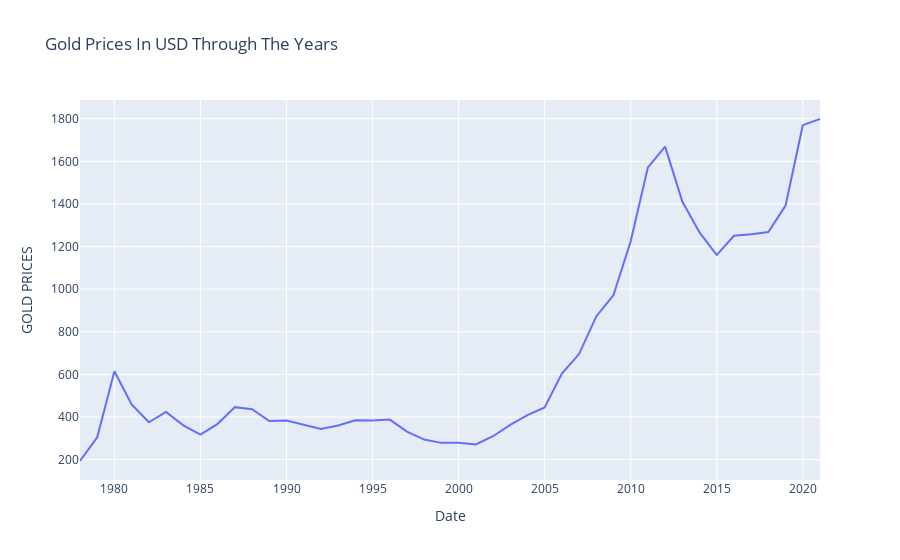
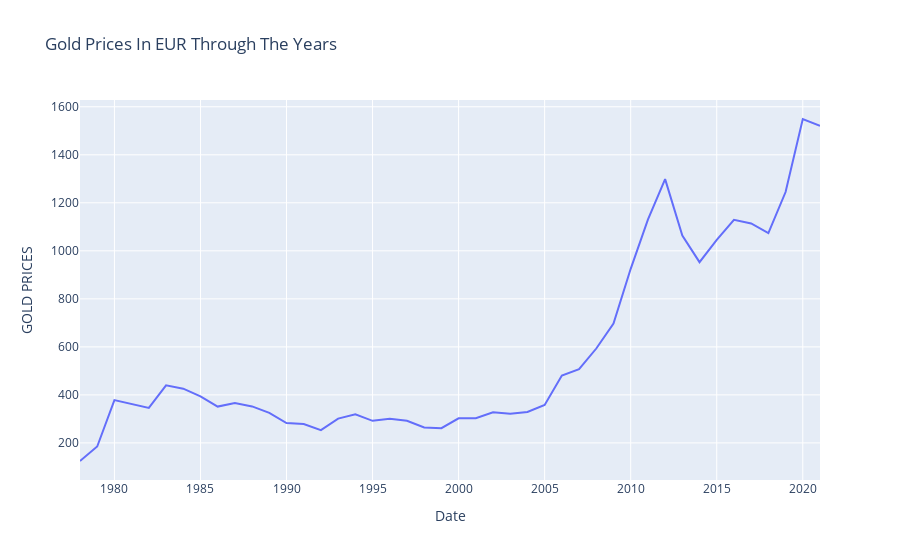
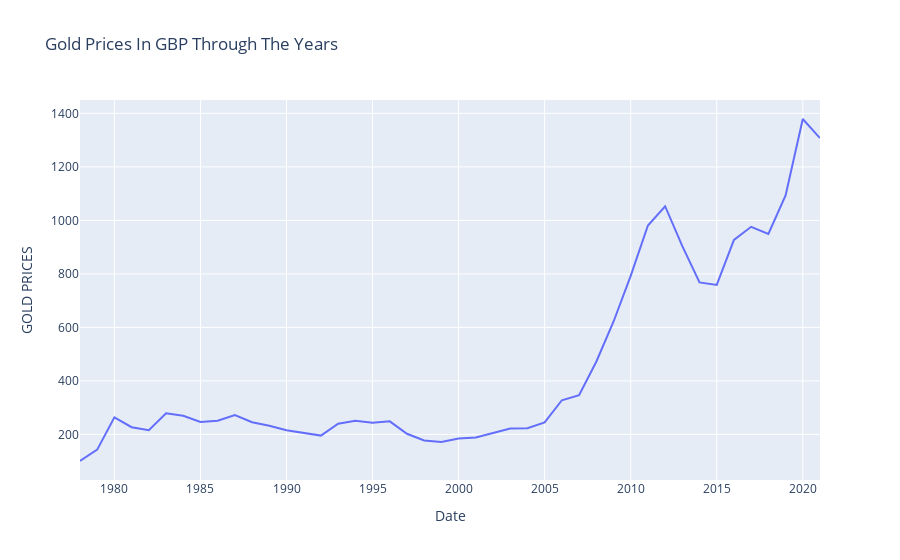
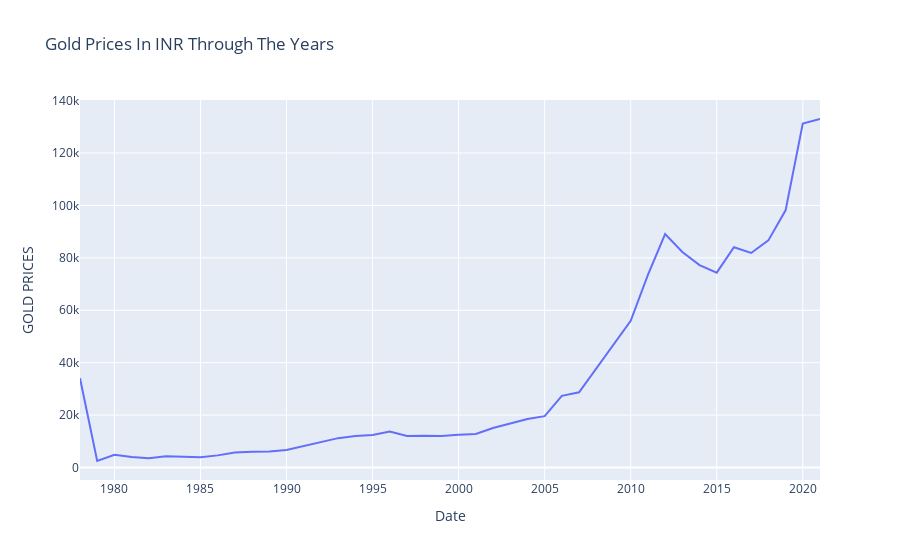

The notebook cell saved with these charts, in order:
### Markdown cell above
1.PLOT A GRAPH VISUALIZING THE GOLD PRICE IN DIFFERENT CURRENCIES

### Code cell
currencies = ['USD','EUR','GBP','INR','CNY','AED']
for i in currencies:
    fig = px.line(annual_gold, x = 'Date', y = i, labels={i:'GOLD PRICES'}, title=f'Gold Prices In {i} Through The Years' )
    fig.show()

### Figure 1 — Plotly figure (JSON) as saved in the notebook; plotly's stock layout.template omitted (floating-point values rounded to 4 significant figures)
{"data": [{"hovertemplate": "Date=%{x}<br>GOLD PRICES=%{y}<extra></extra>", "legendgroup": "", "line": {"color": "#636efa", "dash": "solid"}, "marker": {"symbol": "circle"}, "mode": "lines", "name": "", "orientation": "v", "showlegend": false, "type": "scatter", "x": [1978, 1979, 1980, 1981, 1982, 1983, 1984, 1985, 1986, 1987, 1988, 1989, 1990, 1991, 1992, 1993, 1994, 1995, 1996, 1997, 1998, 1999, 2000, 2001, 2002, 2003, 2004, 2005, 2006, 2007, 2008, 2009, 2010, 2011, 2012, 2013, 2014, 2015, 2016, 2017, 2018, 2019, 2020, 2021], "xaxis": "x", "y": [193.4, 304.7, 614.5, 459.3, 375.3, 423.7, 360.8, 317.3, 367.9, 446.2, 436.9, 380.8, 383.6, 362.3, 343.9, 359.8, 384.1, 384.1, 387.9, 331.3, 294.1, 278.6, 279.1, 271.0, 309.7, 363.3, 409.2, 444.4, 603.8, 695.4, 872.0, 972.4, 1225.0, 1572.0, 1669.0, 1411.0, 1266.0, 1160.0, 1251.0, 1257.0, 1268.0, 1393.0, 1770.0, 1799.0], "yaxis": "y"}], "layout": {"legend": {"tracegroupgap": 0}, "title": {"text": "Gold Prices In USD Through The Years"}, "xaxis": {"anchor": "y", "domain": [0, 1], "title": {"text": "Date"}}, "yaxis": {"anchor": "x", "domain": [0, 1], "title": {"text": "GOLD PRICES"}}}}

### Figure 2 — Plotly figure (JSON) as saved in the notebook; plotly's stock layout.template omitted (floating-point values rounded to 4 significant figures)
{"data": [{"hovertemplate": "Date=%{x}<br>GOLD PRICES=%{y}<extra></extra>", "legendgroup": "", "line": {"color": "#636efa", "dash": "solid"}, "marker": {"symbol": "circle"}, "mode": "lines", "name": "", "orientation": "v", "showlegend": false, "type": "scatter", "x": [1978, 1979, 1980, 1981, 1982, 1983, 1984, 1985, 1986, 1987, 1988, 1989, 1990, 1991, 1992, 1993, 1994, 1995, 1996, 1997, 1998, 1999, 2000, 2001, 2002, 2003, 2004, 2005, 2006, 2007, 2008, 2009, 2010, 2011, 2012, 2013, 2014, 2015, 2016, 2017, 2018, 2019, 2020, 2021], "xaxis": "x", "y": [124.7, 185.1, 378.2, 360.9, 345.6, 439.9, 425.9, 394.1, 351.3, 366.1, 352.1, 325.5, 282.9, 278.4, 253.4, 301.3, 319.4, 291.9, 300.9, 292.5, 264.3, 261.4, 302.7, 302.9, 328.0, 321.2, 329.2, 358.3, 480.6, 506.8, 593.2, 697.0, 925.2, 1130.0, 1299.0, 1064.0, 952.8, 1045.0, 1129.0, 1114.0, 1074.0, 1245.0, 1549.0, 1521.0], "yaxis": "y"}], "layout": {"legend": {"tracegroupgap": 0}, "title": {"text": "Gold Prices In EUR Through The Years"}, "xaxis": {"anchor": "y", "domain": [0, 1], "title": {"text": "Date"}}, "yaxis": {"anchor": "x", "domain": [0, 1], "title": {"text": "GOLD PRICES"}}}}

### Figure 3 — Plotly figure (JSON) as saved in the notebook; plotly's stock layout.template omitted (floating-point values rounded to 4 significant figures)
{"data": [{"hovertemplate": "Date=%{x}<br>GOLD PRICES=%{y}<extra></extra>", "legendgroup": "", "line": {"color": "#636efa", "dash": "solid"}, "marker": {"symbol": "circle"}, "mode": "lines", "name": "", "orientation": "v", "showlegend": false, "type": "scatter", "x": [1978, 1979, 1980, 1981, 1982, 1983, 1984, 1985, 1986, 1987, 1988, 1989, 1990, 1991, 1992, 1993, 1994, 1995, 1996, 1997, 1998, 1999, 2000, 2001, 2002, 2003, 2004, 2005, 2006, 2007, 2008, 2009, 2010, 2011, 2012, 2013, 2014, 2015, 2016, 2017, 2018, 2019, 2020, 2021], "xaxis": "x", "y": [100.7, 143.1, 263.8, 227.0, 215.5, 279.2, 269.8, 246.3, 251.1, 272.5, 245.6, 232.7, 216.0, 205.5, 195.5, 239.7, 250.8, 243.3, 248.9, 202.4, 177.5, 172.1, 184.3, 188.3, 206.1, 222.2, 223.4, 244.9, 327.7, 347.0, 471.6, 621.2, 792.4, 980.8, 1053.0, 903.8, 768.1, 759.0, 927.3, 976.1, 949.6, 1093.0, 1379.0, 1308.0], "yaxis": "y"}], "layout": {"legend": {"tracegroupgap": 0}, "title": {"text": "Gold Prices In GBP Through The Years"}, "xaxis": {"anchor": "y", "domain": [0, 1], "title": {"text": "Date"}}, "yaxis": {"anchor": "x", "domain": [0, 1], "title": {"text": "GOLD PRICES"}}}}

### Figure 4 — Plotly figure (JSON) as saved in the notebook; plotly's stock layout.template omitted (floating-point values rounded to 4 significant figures)
{"data": [{"hovertemplate": "Date=%{x}<br>GOLD PRICES=%{y}<extra></extra>", "legendgroup": "", "line": {"color": "#636efa", "dash": "solid"}, "marker": {"symbol": "circle"}, "mode": "lines", "name": "", "orientation": "v", "showlegend": false, "type": "scatter", "x": [1978, 1979, 1980, 1981, 1982, 1983, 1984, 1985, 1986, 1987, 1988, 1989, 1990, 1991, 1992, 1993, 1994, 1995, 1996, 1997, 1998, 1999, 2000, 2001, 2002, 2003, 2004, 2005, 2006, 2007, 2008, 2009, 2010, 2011, 2012, 2013, 2014, 2015, 2016, 2017, 2018, 2019, 2020, 2021], "xaxis": "x", "y": [34026, 2482.0, 4832.0, 3967.0, 3554.0, 4270.0, 4068.0, 3887.0, 4625.0, 5762.0, 6039.0, 6149.0, 6698.0, 8226.0, 9637.0, 11200.0, 12050.0, 12440.0, 13720.0, 12010.0, 12130.0, 11990.0, 12530.0, 12790.0, 15040.0, 16900.0, 18520.0, 19600.0, 27360.0, 28690.0, 37770.0, 47000.0, 55980.0, 73480.0, 89080.0, 82240.0, 77250.0, 74350.0, 84020.0, 81860.0, 86660.0, 98110.0, 131200.0, 133000.0], "yaxis": "y"}], "layout": {"legend": {"tracegroupgap": 0}, "title": {"text": "Gold Prices In INR Through The Years"}, "xaxis": {"anchor": "y", "domain": [0, 1], "title": {"text": "Date"}}, "yaxis": {"anchor": "x", "domain": [0, 1], "title": {"text": "GOLD PRICES"}}}}
